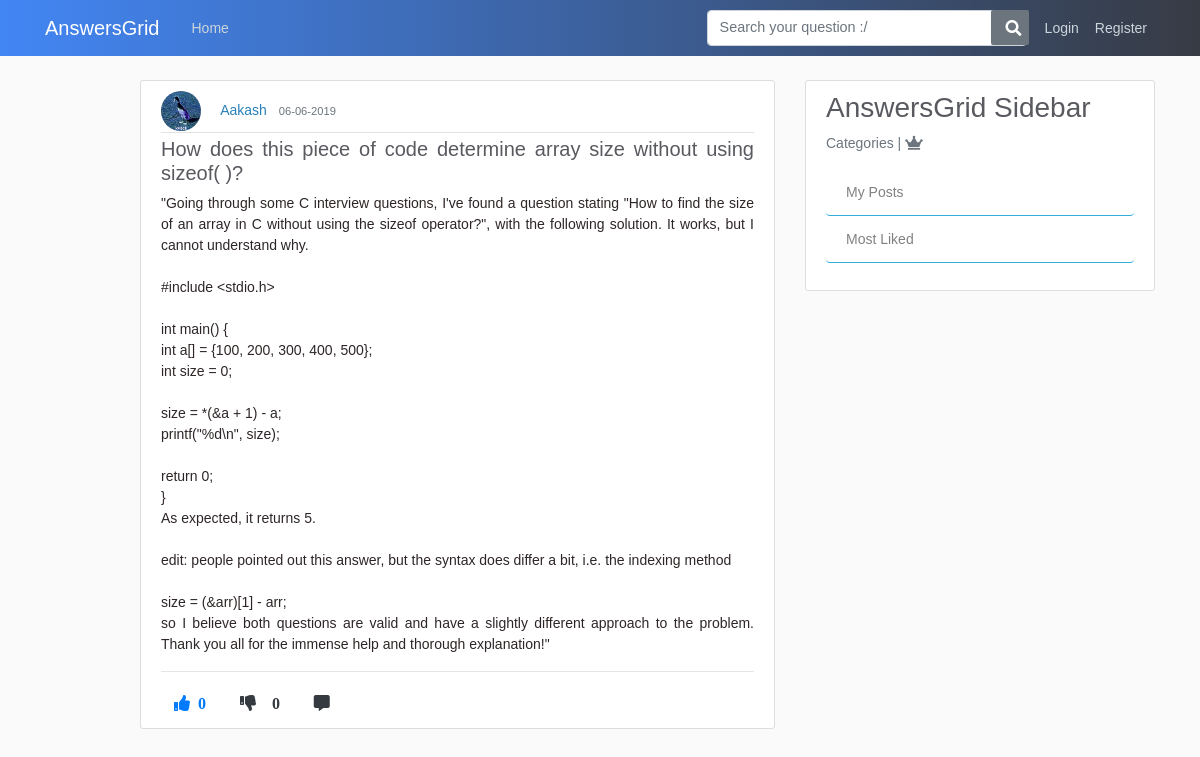
/post/1, run on the app's committed database.
### application/models.py (models this page shows, shortened)
class User(db.Model, UserMixin):
    id = db.Column(db.Integer, primary_key=True)
    username = db.Column(db.String(20), unique=True, nullable=False)
    email = db.Column(db.String(120), unique=True, nullable=False)
    image_file = db.Column(db.String(20), nullable=False, default='default.jpg')
    password = db.Column(db.String(60), nullable=False)
    posts = db.relationship('Post', backref='author', lazy=True)
    answers = db.relationship('Answer', backref="author", lazy=True)
    comments = db.relationship('Comment', backref='author', lazy=True)
    answercomments = db.relationship('AnswerComment', backref='author', lazy=True)
    favourites = db.relationship('Favourite', backref='author', lazy=True)

class Post(db.Model):
    id = db.Column(db.Integer, primary_key=True)
    title = db.Column(db.String(100), nullable=False)
    content = db.Column(db.Text, nullable=False)
    date_posted = db.Column(db.DateTime, nullable=False, default=datetime.utcnow)
    like_count = db.Column(db.Integer, nullable=False, default=0)
    dislike_count = db.Column(db.Integer, nullable=False, default=0)
    user_id = db.Column(db.Integer, db.ForeignKey('user.id'), nullable=False)
    comments = db.relationship('Comment', backref='commentOnPost', lazy=True)
    answers = db.relationship('Answer', backref='answerOnPost', lazy=True)
    favourites = db.relationship('Favourite', backref='favour_post', lazy=True)

### application/routes.py (the view)
@app.route("/post/<int:post_id>", methods=['GET', 'POST'])
def post(post_id):
    post = Post.query.get_or_404(post_id)
    return render_template('post.html',title=post.title,post=post)

### application/templates/post.html (shortened to what this page needs)
{% extends "layout.html" %}
{% block content %}
    <article class="media content-section">
      <div class="media-body">
        <div class="article-metadata">
          <img class="rounded-circle article-img" src="{{ url_for('static', filename='profile_pics/' + post.author.image_file) }}">
          <a class="mr-2" href="{{ url_for('user_posts', username=post.author.username) }}">{{ post.author.username }}</a>
          <small class="text-muted">{{ post.date_posted.strftime('%d-%m-%Y') }}</small>
        </div>
        <h5 class="article-title text-justify">{{ post.title }}</h5>
        <p class="article-content text-justify">{{ post.content }}</p>
        <p><a class="article-content text-justify" href="#">{{ post.tags }}</a></p><hr>
        {%  if current_user.is_authenticated %}
        <a href="{{ url_for('upvote', post_id=post.id, user_id=current_user.id) }}"><i class="fas fa-thumbs-up mr-1 btn text-primary upvote"><span class="ml-2 likes-count">{{ post.like_count }}</span></i></a>
        <a href="{{ url_for('downvote', post_id=post.id, user_id=current_user.id) }}"><i class="fas fa-thumbs-down mr-1 btn text-dark"><span id="demo" class="ml-3">{{ post.dislike_count }}</i></a>
        <a href="{{url_for('comment_post', post_id=post.id)}}"><i class="fas fa-comment-alt mr-1 btn text-dark"></i></a>
        <a href="https://twitter.com/share?ref_src=twsrc%5Etfw" class="twitter-share-button" data-show-count="false"></a>
        {% else %}
        <a href="#"><i class="fas fa-thumbs-up mr-1 btn text-primary upvote"><span class="ml-2 likes-count">{{ post.like_count }}</span></i></a>
        <a href="#"><i class="fas fa-thumbs-down mr-1 btn text-dark"><span id="demo" class="ml-3">{{ post.like_count }}</i></a>
        <a href="{{url_for('comment_post', post_id=post.id)}}"><i class="fas fa-comment-alt mr-1 btn text-dark"></i></a>
      {% endif %}
      </div>
    </article>
{% endblock content %}

### application/static/main.css (style rules this page uses)
body { background: #fafafa; color: #333333; margin-top: 5rem; }
h1, h2, h3, h4, h5, h6 { color: #444444; }
.content-section { background: #ffffff; padding: 10px 20px; border: 1px solid #dddddd; border-radius: 3px; margin-bottom: 20px; }
.article-title { color: #444444; }
.article-content { white-space: pre-line; }
.article-img { height: 40px; width: 40px; margin-right: 16px; }
.article-metadata { padding-bottom: 1px; margin-bottom: 4px; border-bottom: 1px solid #e3e3e3 }

### application/templates/layout.html (style rules this page uses)
body { color: #2e2626; margin-top: 5rem; font-size: 14px; font-weight: unset; line-height: 1.5; font-family: Arial; }
img { display: inline; }
a { color: #2980b9; }
.fa-thumbs-up { color: #4286f4; }
.fa-thumbs-down { color: #f1545b }
.article-title { color: #595a60; }

### data on the page
User: image_file (picture), author.username "Aakash"
Post: date_posted "06-06-2019", title "How does this piece of code determine array size without using sizeof( )?", content "\"Going through some C interview questions, I've found a question stating \"How to find the size of an array in C without using the sizeof operator?\", with the following solution. It works, but I cannot understand why. #include <stdio.h> int main() { int a[] = {100, 200, 300, 400, 500}; int size = 0; size = *(&a + 1) - a; printf(\"%d\\n\", size); return 0; } As expected, it returns 5. edit: people pointed out this answer, but the syntax does differ a bit, i.e. the indexing method size = (&arr)[1] - arr; so I believe both questions are valid and have a slightly different approach to the problem. Thank you all for the immense help and thorough explanation!\"", like_count "0"
